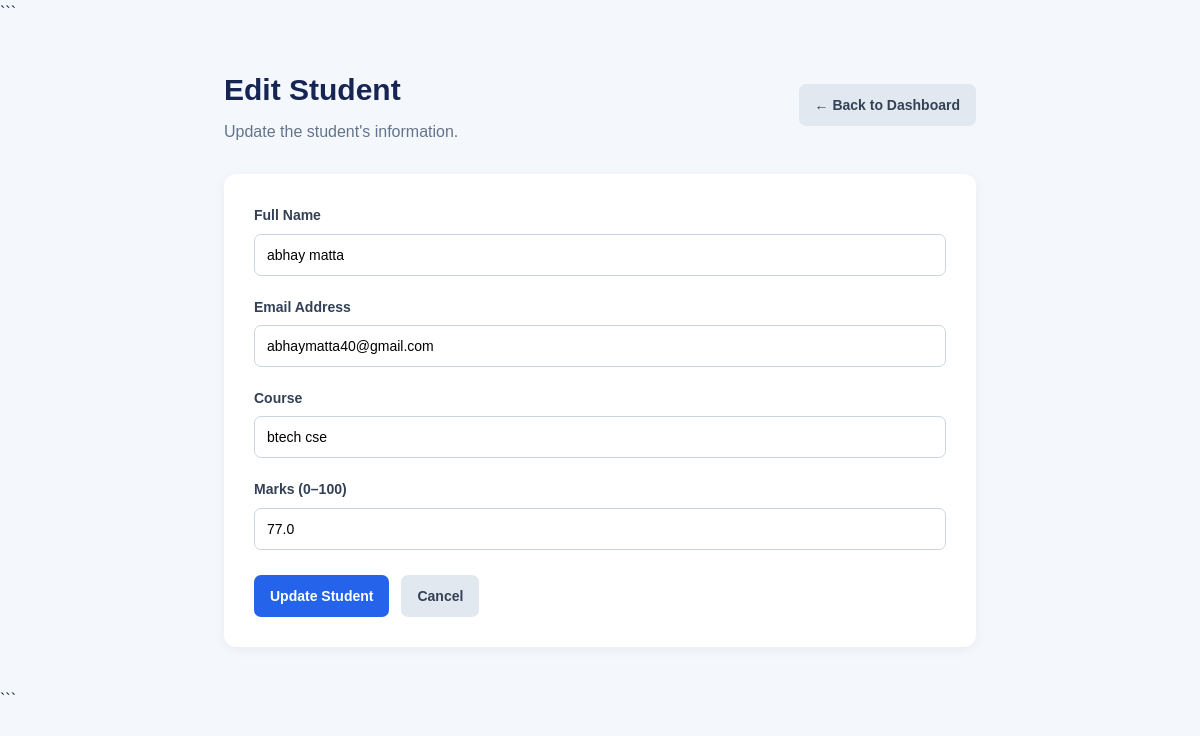
Screenshot of /edit/1 with the database file from the repository.
### tables this page shows
CREATE TABLE students (
            id INTEGER PRIMARY KEY AUTOINCREMENT,
            name TEXT NOT NULL,
            email TEXT NOT NULL,
            course TEXT NOT NULL,
            marks REAL NOT NULL
        );

### app.py (the view, shortened to what this page needs)
@app.route("/edit/<int:student_id>", methods=["GET", "POST"])
def edit_student(student_id):
    conn = get_db_connection()
    student = conn.execute(
        "SELECT * FROM students WHERE id = ?",
        (student_id,)
    ).fetchone()
    if student is None:
        conn.close()
        return "Student not found.", 404
    conn.close()
    return render_template("edit_student.html", student=student)

### app.py (called while the page is built)
def get_db_connection():
    conn = sqlite3.connect("students.db")
    conn.row_factory = sqlite3.Row
    return conn

### templates/edit_student.html (shortened to what this page needs)
<!DOCTYPE html>
<html lang="en">
<head>
    <link rel="stylesheet" href="{{ url_for('static', filename='style.css') }}">
</head>
<body>
```
<div class="container form-container">
    <header class="page-header">
        <div>
            <h1>Edit Student</h1>
            <p>Update the student's information.</p>
        </div>
        <a href="{{ url_for('index') }}" class="btn btn-secondary">← Back to Dashboard</a>
    </header>
    <section class="panel form-panel">
        <form action="{{ url_for('edit_student', student_id=student.id) }}" method="POST" class="student-form">
            <div class="form-group">
                <label for="name">Full Name</label>
                <input
                    type="text"
                    id="name"
                    name="name"
                    value="{{ student.name }}"
                    required
                >
            </div>
            <div class="form-group">
                <label for="email">Email Address</label>
                <input
                    type="email"
                    id="email"
                    name="email"
                    value="{{ student.email }}"
                    required
                >
            </div>
            <div class="form-group">
                <label for="course">Course</label>
                <input
                    type="text"
                    id="course"
                    name="course"
                    value="{{ student.course }}"
                    required
                >
            </div>
            <div class="form-group">
                <label for="marks">Marks (0–100)</label>
                <input
                    type="number"
                    id="marks"
                    name="marks"
                    value="{{ student.marks }}"
                    min="0"
                    max="100"
                    step="0.01"
                    required
                >
            </div>
            <div class="form-actions">
                <button type="submit" class="btn btn-primary">Update Student</button>
                <a href="{{ url_for('index') }}" class="btn btn-secondary">Cancel</a>
            </div>
        </form>
    </section>
</div>
```
</body>
</html>

### static/style.css (style rules this page uses)
* { margin: 0; padding: 0; box-sizing: border-box; }
body { font-family: Arial, sans-serif; background: #f4f7fb; color: #1e293b; line-height: 1.6; }
.container { max-width: 1200px; margin: 40px auto; padding: 0 24px; }
.page-header { display: flex; justify-content: space-between; align-items: center; gap: 20px; margin-bottom: 30px; }
.page-header h1 { font-size: 30px; margin-bottom: 5px; color: #172554; }
.page-header p { color: #64748b; }
.btn { display: inline-block; padding: 10px 16px; border: none; border-radius: 7px; text-decoration: none; font-size: 14px; font-weight: bold; cursor: pointer; transition: 0.2s; text-align: center; }
.btn-primary { background: #2563eb; color: white; }
.btn-secondary { background: #e2e8f0; color: #334155; }
.panel { background: white; padding: 24px; border-radius: 12px; box-shadow: 0 3px 12px rgba(15, 23, 42, 0.05); }
input { width: 100%; padding: 12px; border: 1px solid #cbd5e1; border-radius: 7px; font-size: 14px; outline: none; }
.form-container { max-width: 800px; }
.form-panel { padding: 30px; }
.student-form { display: flex; flex-direction: column; gap: 20px; }
.form-group label { display: block; margin-bottom: 7px; font-size: 14px; font-weight: bold; color: #334155; }
.form-actions { display: flex; gap: 12px; margin-top: 5px; }

### rows the page displays
students: name "abhay matta", email "abhaymatta40@gmail.com", course "btech cse", marks "77.0"
